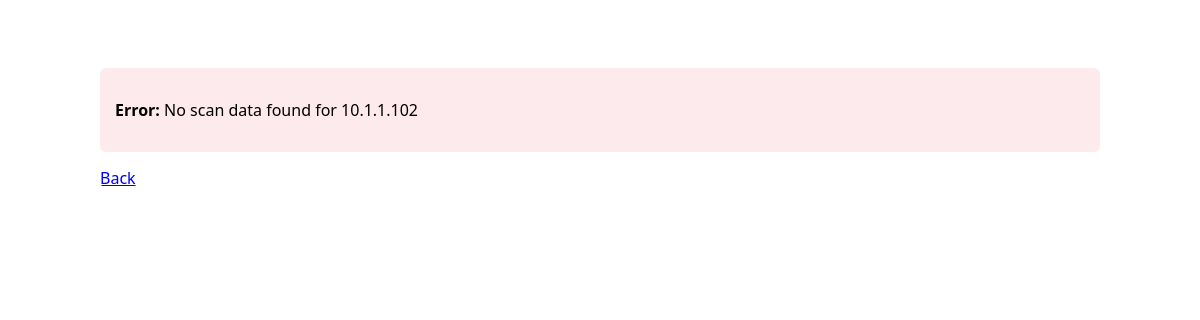
Page /report/10.1.1.102 on the earlier database version.
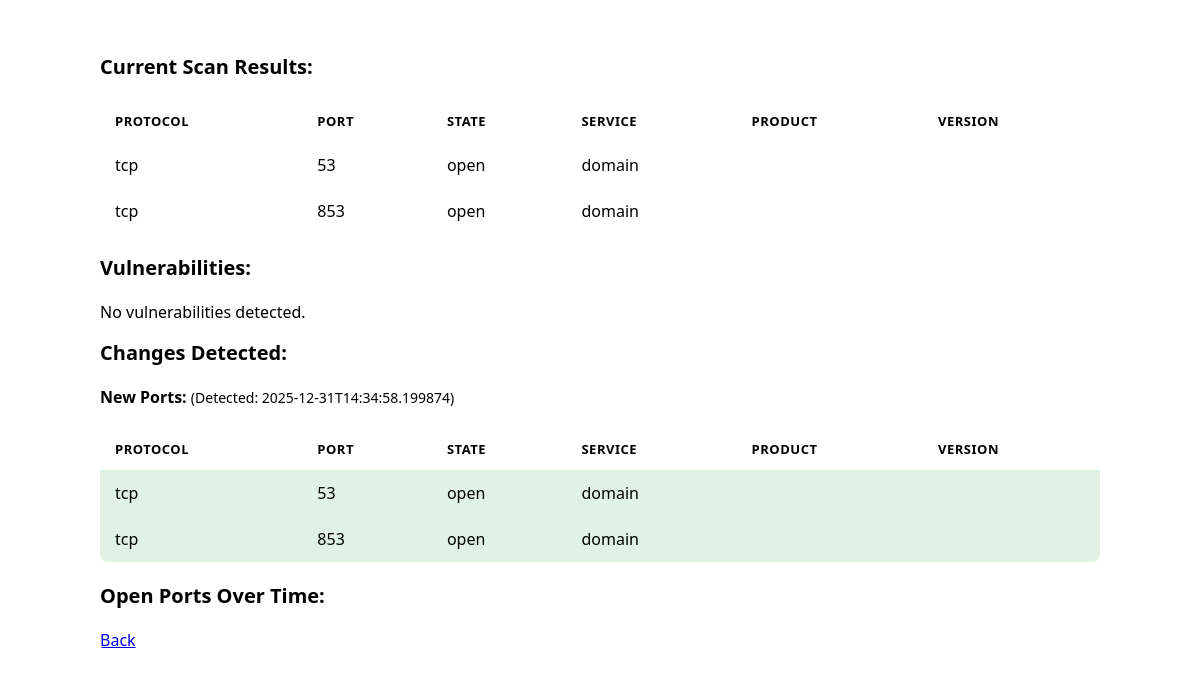
Same page on the later database version.
### tables this page shows
CREATE TABLE scans (
                        id INTEGER PRIMARY KEY,
                        ip TEXT,
                        protocol TEXT,
                        port INTEGER,
                        state TEXT,
                        service TEXT,
                        product TEXT,
                        version TEXT,
                        scan_date TEXT);

### app.py (the view)
@app.route('/report/<ip>')
def generate_asset_report(ip):
    try:
        if not validate_ip(ip):
            logger.warning(f"Invalid IP address for report: {ip}")
            return render_template('report.html', ip=ip, error="Invalid IP address format.")
        scan_results, changes, vulnerabilities = vuln_scan.generate_report_from_existing(ip)
        generate_report_plot(ip)
        return render_template('report.html', ip=ip, scan_results=scan_results, changes=changes, vulnerabilities=vulnerabilities)
    except ScanError as e:
        logger.error(f"Report generation error for {ip}: {e}")
        return render_template('report.html', ip=ip, error=str(e))
    except Exception as e:
        logger.error(f"Unexpected error generating report for {ip}: {e}")
        return render_template('report.html', ip=ip, error="An unexpected error occurred generating the report.")

### vuln_scan.py (called while the page is built)
def validate_ip(ip):
    try:
        ipaddress.ip_address(ip)
        return True
    except ValueError:
        return False

### templates/report.html (shortened to what this page needs)
<!DOCTYPE html>
<html>
<head>
    <link rel="stylesheet" type="text/css" href="{{ url_for('static', filename='style.css') }}">
</head>
<body>
    <div class="container">
        <h1>Scan Report for {{ ip }}</h1>
        {% if error %}
            <div class="error">
                <p><strong>Error:</strong> {{ error }}</p>
            </div>
        {% elif scan_results is not none %}
            <h2>Current Scan Results:</h2>
            {% if scan_results %}
                <table>
                    <tr>
                        <th>Protocol</th>
                        <th>Port</th>
                        <th>State</th>
                        <th>Service</th>
                        <th>Product</th>
                        <th>Version</th>
                    </tr>
                    {% for result in scan_results %}
                        <tr>
                            <td>{{ result[0] }}</td>
                            <td>{{ result[1] }}</td>
                            <td>{{ result[2] }}</td>
                            <td>{{ result[3] }}</td>
                            <td>{{ result[4] }}</td>
                            <td>{{ result[5] }}</td>
                        </tr>
                    {% endfor %}
                </table>
            {% else %}
                <p>No open ports found.</p>
            {% endif %}
            <h2>Vulnerabilities:</h2>
            {% if vulnerabilities %}
                <table>
                    <tr>
                        <th>Severity</th>
                        <th>CVE ID</th>
                        <th>Vulnerability</th>
                        <th>Port</th>
                        <th>CVSS Score</th>
                        <th>Description</th>
                    </tr>
                    {% for vuln in vulnerabilities %}
                        <tr class="vuln-{{ vuln.severity|lower }}">
                            <td><span class="severity-badge {{ vuln.severity|lower }}">{{ vuln.severity|upper }}</span></td>
                            <td>{{ vuln.vuln_id }}</td>
                            <td>{{ vuln.vuln_name }}</td>
                            <td>{{ vuln.port }}/{{ vuln.protocol }}</td>
                            <td>{{ vuln.cvss_score if vuln.cvss_score else 'N/A' }}</td>
                            <td>{{ vuln.description[:100] }}{% if vuln.description|length > 100 %}...{% endif %}</td>
                        </tr>
                    {% endfor %}
                </table>
            {% else %}
                <p>No vulnerabilities detected.</p>
            {% endif %}
            <h2>Changes Detected:</h2>
            {% if changes and (changes.added or changes.removed or changes.changed) %}
                {% if changes.added %}
                    <h3>New Ports:{% if changes.latest_date %} <span style="font-weight: normal; font-size: 14px;">(Detected: {{ changes.latest_date }})</span>{% endif %}</h3>
                    <table>
                        <tr>
                            <th>Protocol</th>
                            <th>Port</th>
                            <th>State</th>
                            <th>Service</th>
                            <th>Product</th>
                            <th>Version</th>
                        </tr>
                        {% for port in changes.added %}
                            <tr class="added">
                                <td>{{ port[0] }}</td>
                                <td>{{ port[1] }}</td>
                                <td>{{ port[2] }}</td>
                                <td>{{ port[3] }}</td>
                                <td>{{ port[4] }}</td>
                                <td>{{ port[5] }}</td>
                            </tr>
                        {% endfor %}
                    </table>
                {% endif %}
            {% else %}
                <p>No changes detected.</p>
            {% endif %}
            <h2>Open Ports Over Time:</h2>
        {% else %}
            <p>No scan results available.</p>
        {% endif %}
        <a href="{{ url_for('index') }}">Back</a>
    </div>
</body>
</html>

Differences in the rows shown:
now on this page (row edited): scans: protocol "tcp", port "53", state "open", service "domain"
now on this page (row edited): scans: protocol "tcp", port "853", state "open", service "domain"
Other differences:
{{ changes.latest_date }}: (not shown) → "2025-12-31T14:34:58.199874"
{{ error }}: "No scan data found for 10.1.1.102" → (not shown)
text no longer shown: "Error:"
text now shown: "Current Scan Results: PROTOCOL PORT STATE SERVICE PRODUCT VERSION Vulnerabilities: No vulnerabilities detected. Changes Detected: New Ports: (Detected: ) PROTOCOL PORT STATE SERVICE PRODUCT VERSION Open Ports Over Time:"
